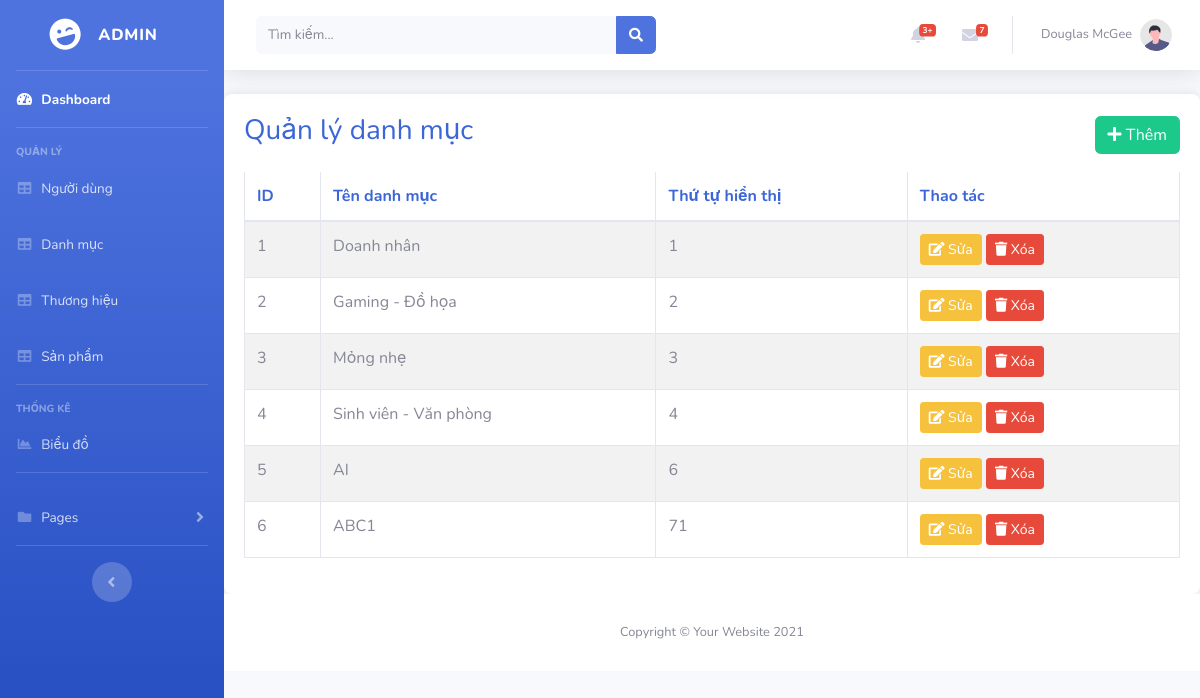
/admin/index.php?pg=categories, run on the app's committed database.
### tables this page shows
CREATE TABLE `categories` (
  `id` int NOT NULL,
  `name` varchar(255) NOT NULL,
  `order_number` int NOT NULL
);

### dao/pdo.php (called while the page is built, shortened)
<?php
function pdo_get_connection()
{
    $dburl = "mysql:host=localhost;dbname=laptopshop123;charset=utf8";
    $username = 'root';
    $password = '123456';
    $conn = new PDO($dburl, $username, $password);
    $conn->setAttribute(PDO::ATTR_ERRMODE, PDO::ERRMODE_EXCEPTION);
    return $conn;
}
function pdo_query($sql)
{
    $sql_args = array_slice(func_get_args(), 1);
    try {
        $conn = pdo_get_connection();
        $stmt = $conn->prepare($sql);
        $stmt->execute($sql_args);
        $rows = $stmt->fetchAll();
        return $rows;
    } catch (PDOException $e) {
        throw $e;
    } finally {
        unset($conn);
    }
}

### dao/category.php (called while the page is built, shortened)
<?php
function getAllCategories()
{
    $sql = "SELECT * FROM categories ORDER BY order_number";
    return pdo_query($sql);
}

### admin/view/category/categories.php (the view, shortened to what this page needs)
<div class="table-container">
    <div class="d-flex justify-content-between align-items-center mb-3">
        <h3 style="color: rgb(60, 102, 215);">Quản lý danh mục</h3>
        <a href="index.php?pg=addcategory" class="btn btn-success">
            <i class="fas fa-plus"></i> Thêm
        </a>
    </div>
    <div class="table-responsive">
        <table class="table table-bordered table-striped">
            <thead>
                <tr>
                <tr>
                    <th>ID</th>
                    <th>Tên danh mục</th>
                    <th>Thứ tự hiển thị</th>
                    <th>Thao tác</th>
                </tr>
                </tr>
            </thead>
            <tbody>
                <?php foreach ($categories as $category) : ?>
                    <tr>
                        <td><?= $category['id'] ?></td>
                        <td><?= $category['name'] ?></td>
                        <td><?= $category['order_number'] ?></td>
                        <td>
                            <a href="index.php?pg=updatecategory&id=<?= $category['id'] ?>">
                                <button class="btn btn-warning btn-sm"><i class="fas fa-edit"></i> Sửa</button>
                            </a>
                            <a href="index.php?pg=deletecategory&id=<?= $category['id'] ?>"
                                onclick="return confirm('Bạn có chắc muốn xóa người dùng này?')">
                                <button class="btn btn-danger btn-sm"><i class="fas fa-trash"></i> Xóa</button>
                            </a>
                        </td>
                    </tr>
                <?php endforeach; ?>
            </tbody>
        </table>
    </div>
</div>

### admin/view/header.php (shortened to what this page needs)
<!DOCTYPE html>
<html lang="en">
<head>
    <link href="layout/vendor/fontawesome-free/css/all.min.css" rel="stylesheet" type="text/css">
    <link href="layout/css/sb-admin-2.min.css" rel="stylesheet">
</head>
<body id="page-top">
    <div id="wrapper">
        <ul class="navbar-nav bg-gradient-primary sidebar sidebar-dark accordion" id="accordionSidebar">
            <a class="sidebar-brand d-flex align-items-center justify-content-center" href="index.php">
                <div class="sidebar-brand-icon rotate-n-15">
                    <i class="fas fa-laugh-wink"></i>
                </div>
                <div class="sidebar-brand-text mx-3">Admin</div>
            </a>
            <hr class="sidebar-divider my-0">
            <li class="nav-item active">
                <a class="nav-link" href="index.php">
                    <i class="fas fa-fw fa-tachometer-alt"></i>
                    <span>Dashboard</span></a>
            </li>
            <hr class="sidebar-divider">
            <div class="sidebar-heading">
                Quản lý
            </div>
            <li class="nav-item">
                <a class="nav-link" href="index.php?pg=users">
                    <i class="fas fa-fw fa-table"></i>
                    <span>Người dùng</span></a>
            </li>
            <li class="nav-item">
                <a class="nav-link" href="index.php?pg=categories">
                    <i class="fas fa-fw fa-table"></i>
                    <span>Danh mục</span></a>
            </li>
            <li class="nav-item">
                <a class="nav-link" href="index.php?pg=brands">
                    <i class="fas fa-fw fa-table"></i>
                    <span>Thương hiệu</span></a>
            </li>
            <li class="nav-item">
                <a class="nav-link" href="index.php?pg=products">
                    <i class="fas fa-fw fa-table"></i>
                    <span>Sản phẩm</span></a>
            </li>
            <hr class="sidebar-divider">
            <div class="sidebar-heading">
                Thống kê
            </div>
            <li class="nav-item">
                <a class="nav-link" href="index.php?pg=charts">
                    <i class="fas fa-fw fa-chart-area"></i>
                    <span>Biểu đồ</span></a>
            </li>
            <hr class="sidebar-divider">
            <li class="nav-item">
                <a class="nav-link collapsed" href="#" data-toggle="collapse" data-target="#collapsePages"
                    aria-expanded="true" aria-controls="collapsePages">
                    <i class="fas fa-fw fa-folder"></i>
                    <span>Pages</span>
                </a>
            </li>
            <hr class="sidebar-divider d-none d-md-block">
            <div class="text-center d-none d-md-inline">
                <button class="rounded-circle border-0" id="sidebarToggle"></button>
            </div>
        </ul>
        <div id="content-wrapper" class="d-flex flex-column">
            <div id="content">
                <nav class="navbar navbar-expand navbar-light bg-white topbar mb-4 static-top shadow">
                    <form class="d-none d-sm-inline-block form-inline mr-auto ml-md-3 my-2 my-md-0 mw-100 navbar-search">
                        <div class="input-group">
                            <input type="text" class="form-control bg-light border-0 small" placeholder="Tìm kiếm..."
                                aria-label="Search" aria-describedby="basic-addon2">
                            <div class="input-group-append">
                                <button class="btn btn-primary" type="button">
                                    <i class="fas fa-search fa-sm"></i>
                                </button>
                            </div>
                        </div>
                    </form>
                    <ul class="navbar-nav ml-auto">
                        <li class="nav-item dropdown no-arrow mx-1">
                            <a class="nav-link dropdown-toggle" href="#" id="alertsDropdown" role="button"
                                data-toggle="dropdown" aria-haspopup="true" aria-expanded="false">
                                <i class="fas fa-bell fa-fw"></i>
                                <span class="badge badge-danger badge-counter">3+</span>
                            </a>
                        </li>
                        <li class="nav-item dropdown no-arrow mx-1">
                            <a class="nav-link dropdown-toggle" href="#" id="messagesDropdown" role="button"
                                data-toggle="dropdown" aria-haspopup="true" aria-expanded="false">
                                <i class="fas fa-envelope fa-fw"></i>
                                <span class="badge badge-danger badge-counter">7</span>
                            </a>
                        </li>
                        <li class="nav-item dropdown no-arrow">
                            <a class="nav-link dropdown-toggle" href="#" id="userDropdown" role="button" data-toggle="dropdown"
                                aria-haspopup="true" aria-expanded="false">
                                <span class="mr-2 d-none d-lg-inline text-gray-600 small">Douglas McGee</span>
                                <img class="img-profile rounded-circle" src="layout/img/undraw_profile.svg">
                            </a>
                        </li>
                    </ul>
                </nav>

### admin/index.php (shortened to what this page needs)
<?php
require_once "../dao/pdo.php";
include "../dao/category.php";
include "view/header.php";
if (!isset($_GET['pg'])) {
    include "view/home.php";
} else {
    switch ($_GET['pg']) {
        case 'categories':
            $categories = getAllCategories();
            include "view/category/categories.php";
            break;
    }
}
include "view/footer.php";

### admin/view/footer.php (shortened to what this page needs)
<footer class="sticky-footer bg-white">
    <div class="container my-auto">
        <div class="copyright text-center my-auto">
            <span>Copyright &copy; Your Website 2021</span>
        </div>
    </div>
</footer>
</div>
</div>
</body>
</html>

### admin/view/category/categories.php (style rules this page uses)
.table-container { background: white; border-radius: 8px; box-shadow: 0 0 10px rgba(0, 0, 0, 0.1); padding: 20px; }
.table thead { color: rgb(60, 102, 215); }
.btn-primary { background-color: #4e73df; border-color: #4e73df; }

### data on the page
categories: id "1", name "Doanh nhân", order_number "1"
categories: id "2", name "Gaming - Đồ họa", order_number "2"
categories: id "3", name "Mỏng nhẹ", order_number "3"
categories: id "4", name "Sinh viên - Văn phòng", order_number "4"
categories: id "5", name "AI", order_number "6"
categories: id "6", name "ABC1", order_number "71"
